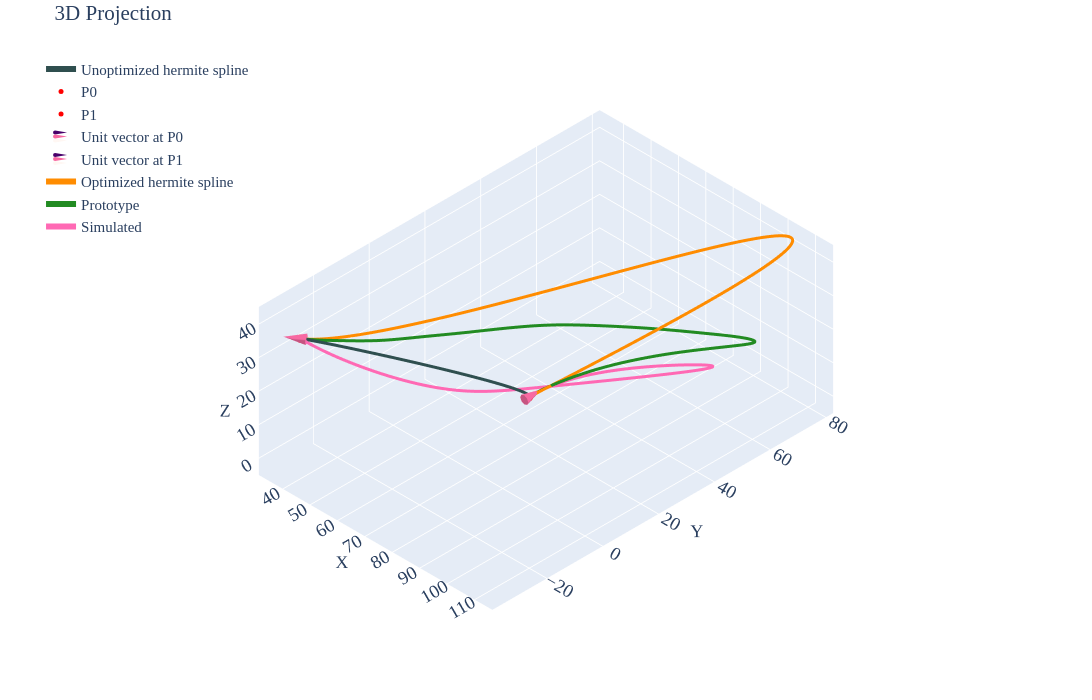

Here is the notebook cell this chart was saved with:
### Code cell
df=pd.read_csv('../data/2810/p3-case3.csv')
prt=df.iloc[10:,2:].reset_index(drop=True)
p0=df.iloc[5,2:].values.astype(float)   
p1=df.iloc[6,2:].values.astype(float)   
u0=df.iloc[8,2:].values.astype(float)   
u1=df.iloc[9,2:].values.astype(float)   
m0=df.iloc[2,1]                         
m1=df.iloc[3,1]                         
u0_init=u0*m0
u1_init=u1*m1
spl=utils.hermite(p0,p1,u0_init,u1_init,num_points=51)
spl_tgt=pd.read_csv('../data/2810/rev-opt/p3-case3-opt.csv').values
siml=pd.DataFrame(final_rod_position.T,columns=['X','Y','Z'])
siml.to_csv('data/p3-case3.csv',index=False)
utils.plotter(spl,p0,p1,u0_init,u1_init,tgt=spl_tgt,prt=prt.values,siml=siml.values,cne=6,intr='d',tgt_label='Optimized hermite spline')
